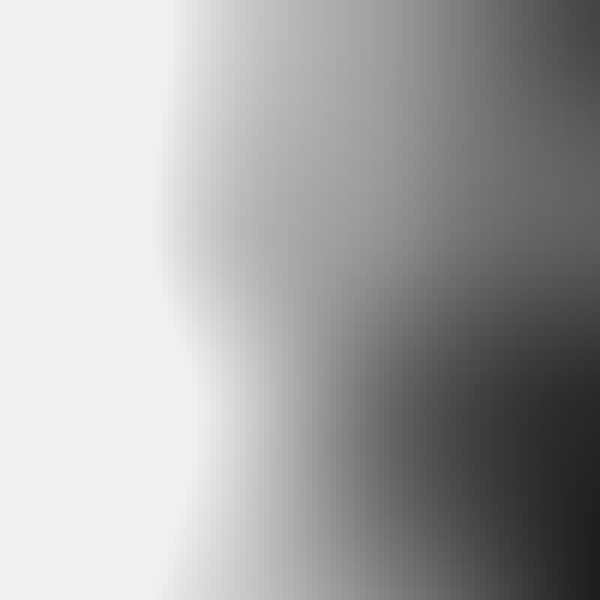
Frame 1 (no input)
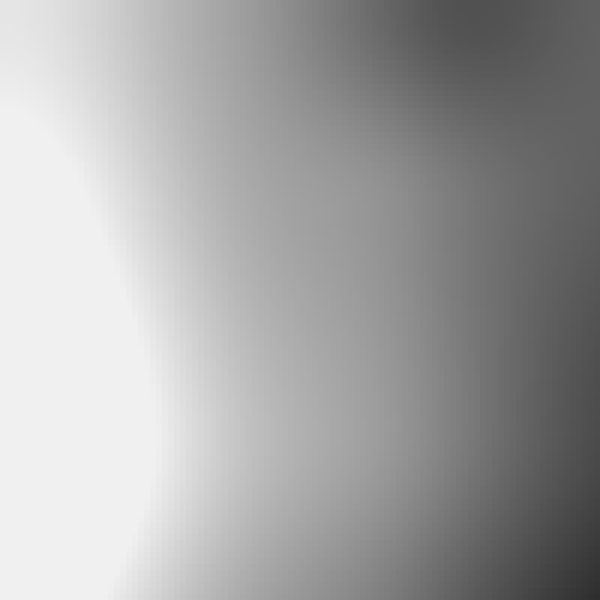
Frame 60 (no input)
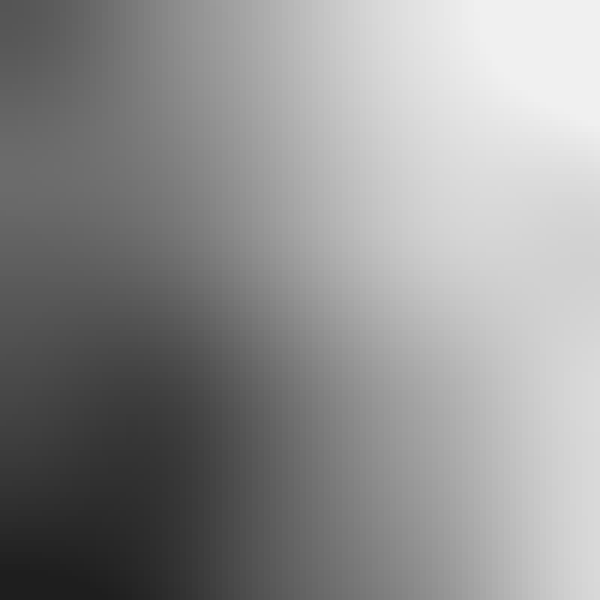
Frame 120 (the mouse pressed at the canvas centre since frame 60)

The p5.js sketch that drew these frames (run headless with seeded random() and noise() and a simulated clock; from frame 60 on, the mouse is pressed at the canvas centre):

// p5.js sketch
// ── sketch.js
let polarity = 1;
let z = 0;
let scale = 0.0006;

function setup() {
  createCanvas(600, 600);
  colorMode(RGB, 255);
  noStroke();
}

function draw() {
  z += 0.004;
  background(0, 30);

  for (let x = 0; x < width; x += 6) {
    for (let y = 0; y < height; y += 6) {
      let n = noise(x * scale, y * scale, z);
      let v = polarity === 1 ? n : 1 - n;

      let light = map(v, 0.4, 0.6, 0, 1, true);
      let c = lerp(30, 240, light);

      fill(c);
      rect(x, y, 6, 6);
    }
  }
}

function mousePressed() {
  polarity *= -1;
}

// ── style.css
.sketch-6-2026 {
    margin: 0;
    padding: 0;
    background-color: black;
    animation: fade-in;
    display: flex;
    justify-content: center;
    align-items: center;
    height: 100vh;
}

@keyframes fade-in {
    from {
        opacity: 0;
    }
    to {
        opacity: 1;
    }
}
